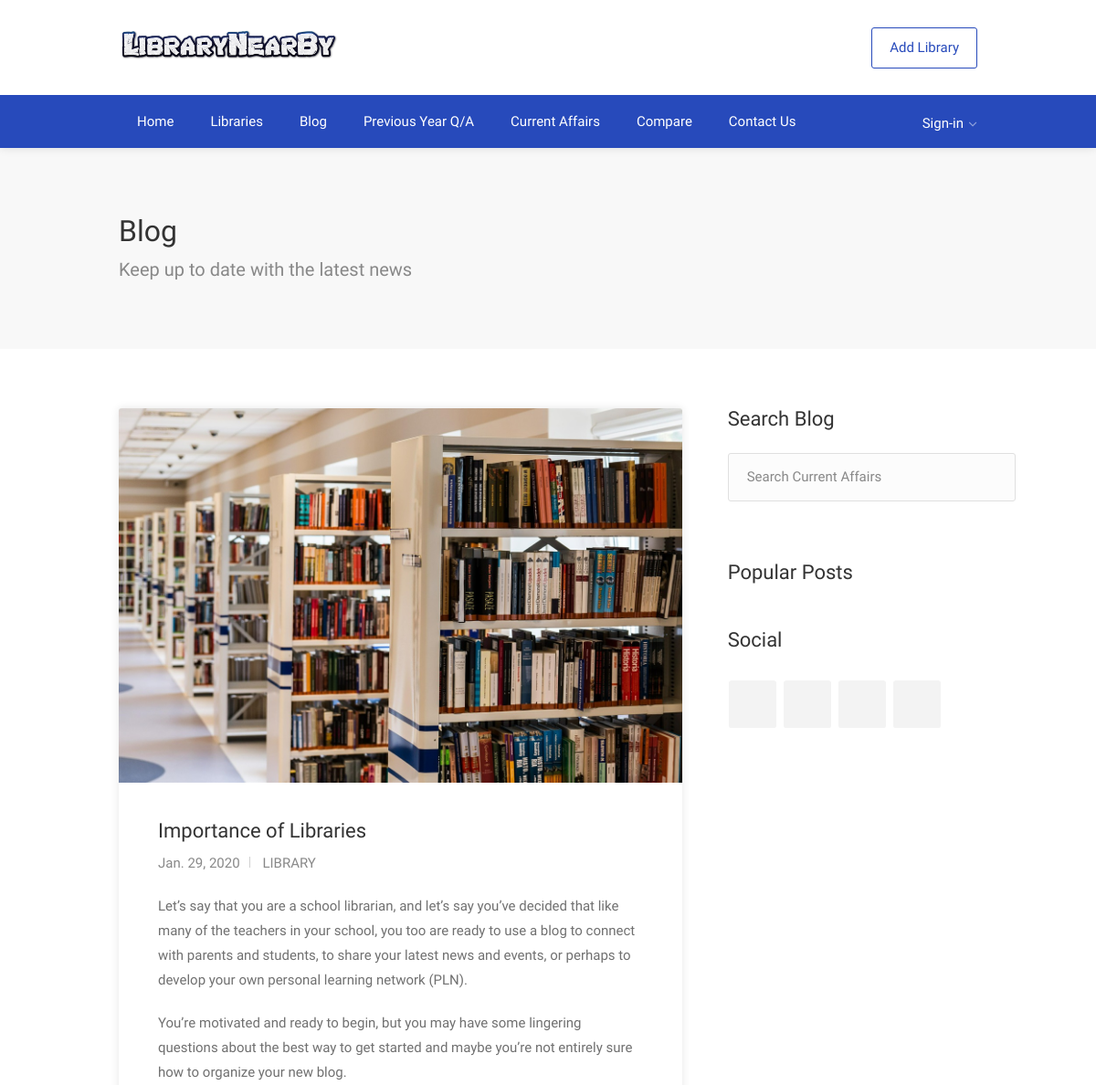
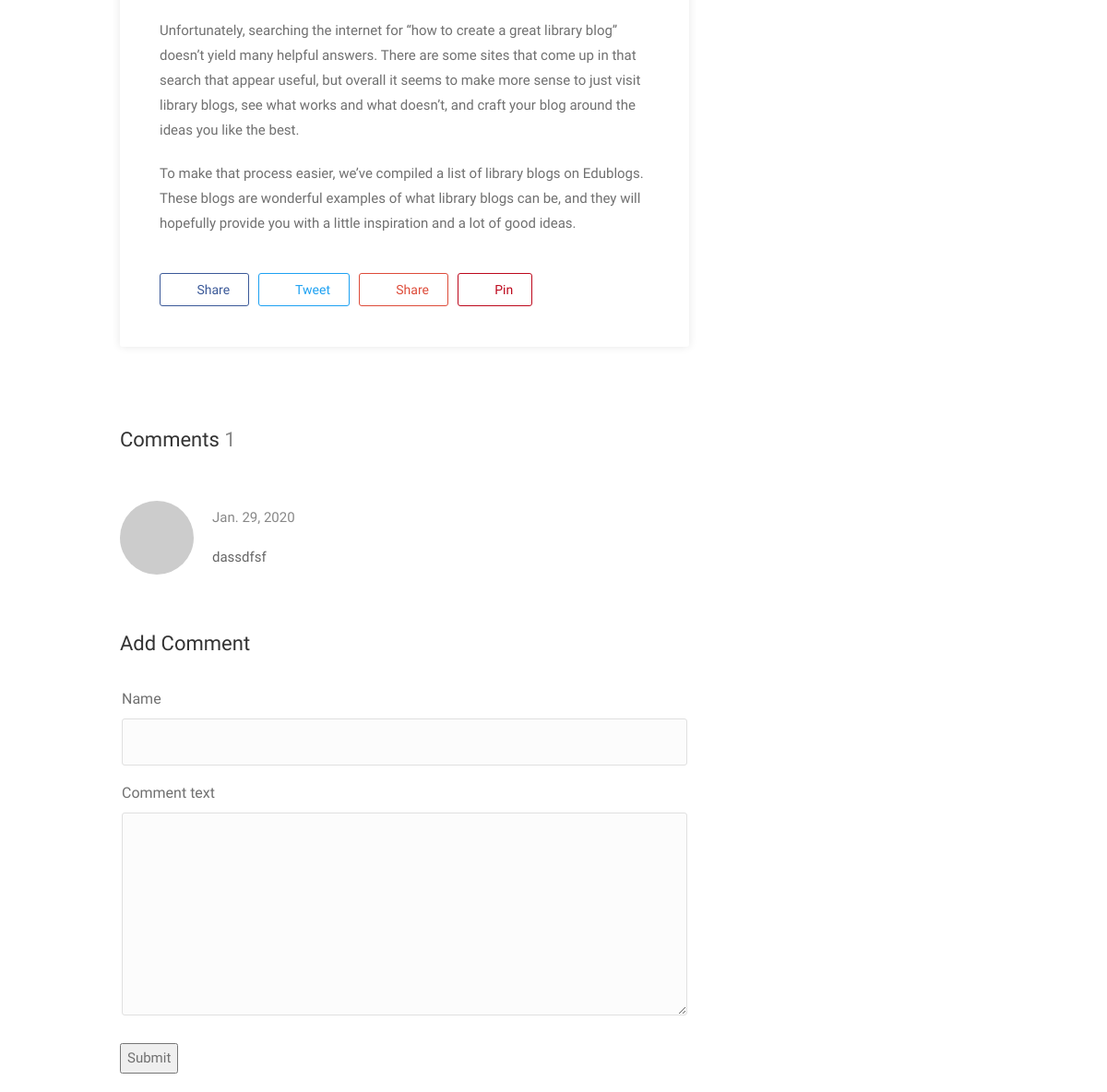
The page /blog/1 on the database its author committed (2 pictures, top to bottom).
### blog/models.py (models this page shows, shortened)
class post(models.Model):
    slug = models.SlugField()
    title = models.CharField(max_length = 200)
    category = models.ForeignKey(categories, on_delete=models.CASCADE)
    content = models.TextField()
    date = models.DateField()
    published = models.BooleanField(default=1)
    main_image = models.ImageField()
    image1 = models.ImageField(blank=True, null=True)
    image2 = models.ImageField(blank=True, null=True)
    image3 = models.ImageField(blank=True, null=True)
    image4 = models.ImageField(blank=True, null=True)
    class Meta:
        ordering = ('-date',)

class categories(models.Model):
    title = models.CharField(max_length = 100)
    keywords = models.TextField(blank=True, null=True)
    def __str__(self):
        return self.title
    class Meta:
        verbose_name_plural = 'Categories'

class comment(models.Model):
    name = models.CharField(max_length=100)
    post = models.ForeignKey(post, on_delete=models.CASCADE)
    user = models.ForeignKey(User, on_delete=models.CASCADE)
    date = models.DateField()
    comment_text = models.TextField()

### blog/views.py (the view)
# urls.py: path('<int:id>', BlogPostView, name='post'),
def BlogPostView(request, id):
    slug_post = get_object_or_404(post, id = id)
    comments = comment.objects.filter(post = slug_post)
    all_categories = categories.objects.all()
    if request.method == "POST":
        if request.user.is_authenticated:
            form = CommentForm(request.POST)
            if form.is_valid():
                new_comment = comment()
                new_comment.comment_text = form.cleaned_data.get('comment_text')
                new_comment.post = slug_post
                new_comment.date = date.today()
                new_comment.user = request.user
                new_comment.save()
                messages.success(
                                request,
                                'Comment Added Successfully',
                                extra_tags='alert alert-success alert-dismissible fade show'
                                )
                return redirect('blog:post', id)
        else:
            messages.success(
                                request,
                                'Login to add a comment',
                                extra_tags='alert alert-success alert-dismissible fade show'
                                )
            return redirect('blog:post', id)
    else:
        form = CommentForm()
        context = {
            'commentform': form,
            'post': slug_post,
            'comments': comments,
            'categories': all_categories,
        }
        return render(request, 'blogpost.html', context)

### blog/forms.py
class CommentForm(forms.Form):
    name = forms.CharField()
    comment_text = forms.CharField(widget = forms.Textarea(attrs={'class':"form-control", 'rows':"3"}))

### blog/templates/blogpost.html (shortened to what this page needs)
{% extends 'new_base.html' %}
{% block content %}
<div id="wrapper" class="mm-page mm-slideout">
<div id="titlebar">
	<div class="container">
		<div class="row">
			<div class="col-md-12">
				<h2>Blog</h2>
				<span>Keep up to date with the latest news</span>
			</div>
		</div>
	</div>
</div>
<div class="container">
	<div class="blog-page">
	<div class="row">
		<div class="col-md-8">
			<div class="blog-post single-post">
				<img class="post-img" src="{{ post.main_image.url }}" alt="">
				<div class="post-content">
					<h3>{{ post.title }}</h3>
					<ul class="post-meta">
						<li>{{ post.date }}</li>
						<li><a href="#">{{ post.category|upper }}</a></li>
					</ul>
                    <p>{{ post.content|escape|linebreaks }}</p>
					<ul class="share-buttons margin-top-40 margin-bottom-0">
						<li><a class="fb-share" href="#"><i class="fa fa-facebook"></i> Share</a></li>
						<li><a class="twitter-share" href="#"><i class="fa fa-twitter"></i> Tweet</a></li>
						<li><a class="gplus-share" href="#"><i class="fa fa-google-plus"></i> Share</a></li>
						<li><a class="pinterest-share" href="#"><i class="fa fa-pinterest-p"></i> Pin</a></li>
					</ul>
				</div>
			</div>
			<section class="comments">
			<h4 class="headline margin-bottom-35">Comments <span class="comments-amount">{{ comments.count }}</span></h4>
				<ul>
                    {% for comment in comments %}
					<li>
						<div class="avatar"><img src="http://www.gravatar.com/avatar/00000000000000000000000000000000?d=mm&amp;s=70" alt=""></div>
						<div class="comment-content"><div class="arrow-comment"></div>
							<div class="comment-by">{{ comment.name }}<span class="date">{{ comment.date|date }}</span>
							</div>
							<p>{{ comment.comment_text }}</p>
						</div>
					</li>
                    {% endfor %}
				 </ul>
			</section>
			<h4 class="headline">Add Comment</h4>
			<form id="add-comment" class="add-comment" method="post">
				<fieldset>
                    {% for field in commentform %}
					<div>
						<label>{{ field.label }}</label>
						{{ field }}
					</div>
                    {% endfor %}
				</fieldset>
                <button type="submit" value="submit" class="btn btn-primary">Submit</button>
			</form>
	</div>
	<div class="col-md-4">
		<div class="sidebar right">
			<div class="widget">
				<h3 class="margin-top-0 margin-bottom-25">Search Blog</h3>
				<div class="search-blog-input">
                <form action="{% url 'exams:currentaffairs' %}">
                  <input type="search" class="search-field" placeholder="Search Current Affairs" aria-label="Search" name='search' value="{{search_term}}">
                </form>
                </div>
			</div>
			<div class="widget">
				<h3>Popular Posts</h3>
			</div>
			<div class="widget">
                <div class="a2a_kit a2a_kit_size_32 a2a_default_style">
				<h3 class="margin-top-0 margin-bottom-25">Social</h3>
				<ul class="social-icons rounded">
					<li><a class="a2a_button_facebook"></a></li>
					<li><a class="a2a_button_twitter"></a></li>
					<li><a class="a2a_button_email"></a></li>
					<li><a class="a2a_button_linkedin"></a></li>
				</ul>
                </div>
			</div>
		</div>
	</div>
	</div>
</div>
</div>
</div>
  {% endblock content %}

### static_in_venv/css/color.css (style rules this page uses)
.post-img:after, .tip { background: #274abb }
.post-img:after { background: linear-gradient(to bottom, transparent 40%, #274abb) }
.comment-by a.reply:hover, .post-img:before { background-color: #274abb }

### rows shown on the page
post: main_image (picture), title "Importance of Libraries", date "Jan. 29, 2020", category "LIBRARY", content "Let’s say that you are a school librarian, and let’s say you’ve decided that like many of the teachers in your school, you too are ready to use a blog to connect with parents and students, to share your latest news and events, or perhaps to develop your own personal learning network (PLN). You’re motivated and ready to begin, but you may have some lingering questions about the best way to get started and maybe you’re not entirely sure how to organize your new blog. Unfortunately, searching the internet for “how to create a great library blog” doesn’t yield many helpful answers. There are some sites that come up in that search that appear useful, but overall it seems to make more sense to…"
comment: date "Jan. 29, 2020", comment_text "dassdfsf"

### other values the page prints
{{ comments.count }} "1"
{{ field.label }} "Name" "Comment text"
